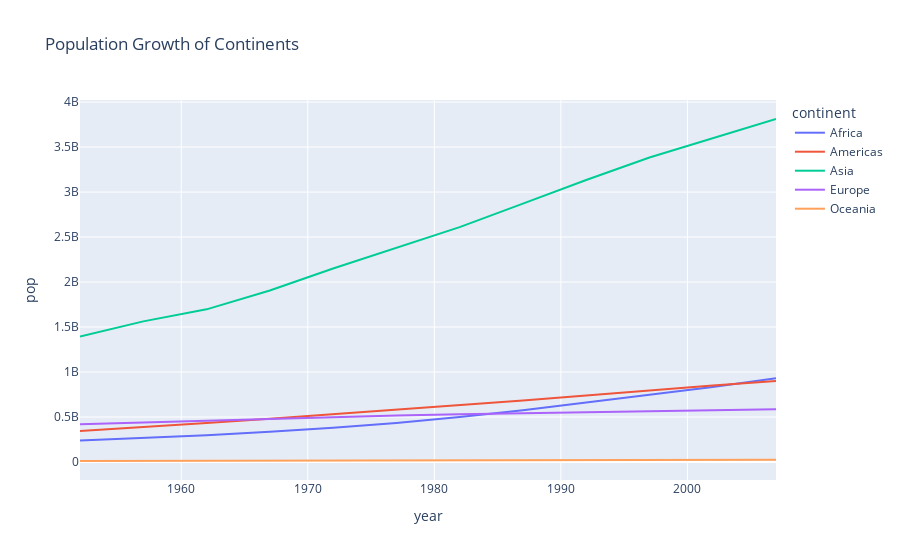

Notebook source saved alongside this figure:
### Code cell
# Group the data by continent and year, then sum the population
df_grouped = df.groupby(['continent', 'year'], as_index=False)['pop'].sum()
print(df_grouped.head())
# Create a line graph using Plotly
fig = px.line(df_grouped, x='year', y='pop', color='continent', title='Population Growth of Continents')
fig.show()

### Figure 1 — Plotly figure (JSON) as saved in the notebook; plotly's stock layout.template omitted (floating-point values rounded to 4 significant figures)
{"data": [{"hovertemplate": "continent=Africa<br>year=%{x}<br>pop=%{y}<extra></extra>", "legendgroup": "Africa", "line": {"color": "#636efa", "dash": "solid"}, "marker": {"symbol": "circle"}, "mode": "lines", "name": "Africa", "orientation": "v", "showlegend": true, "type": "scatter", "x": [1952, 1957, 1962, 1967, 1972, 1977, 1982, 1987, 1992, 1997, 2002, 2007], "xaxis": "x", "y": [237640501, 264837738, 296516865, 335289489, 379879541, 433061021, 499348587, 574834110, 659081517, 743832984, 833723916, 929539692], "yaxis": "y"}, {"hovertemplate": "continent=Americas<br>year=%{x}<br>pop=%{y}<extra></extra>", "legendgroup": "Americas", "line": {"color": "#EF553B", "dash": "solid"}, "marker": {"symbol": "circle"}, "mode": "lines", "name": "Americas", "orientation": "v", "showlegend": true, "type": "scatter", "x": [1952, 1957, 1962, 1967, 1972, 1977, 1982, 1987, 1992, 1997, 2002, 2007], "xaxis": "x", "y": [345152446, 386953916, 433270254, 480746623, 529384210, 578067699, 630290920, 682753971, 739274104, 796900410, 849772762, 898871184], "yaxis": "y"}, {"hovertemplate": "continent=Asia<br>year=%{x}<br>pop=%{y}<extra></extra>", "legendgroup": "Asia", "line": {"color": "#00cc96", "dash": "solid"}, "marker": {"symbol": "circle"}, "mode": "lines", "name": "Asia", "orientation": "v", "showlegend": true, "type": "scatter", "x": [1952, 1957, 1962, 1967, 1972, 1977, 1982, 1987, 1992, 1997, 2002, 2007], "xaxis": "x", "y": [1395357351, 1562780599, 1696357182, 1905662900, 2150972248, 2384513556, 2610135582, 2871220762, 3133292191, 3383285500, 3601802203, 3811953827], "yaxis": "y"}, {"hovertemplate": "continent=Europe<br>year=%{x}<br>pop=%{y}<extra></extra>", "legendgroup": "Europe", "line": {"color": "#ab63fa", "dash": "solid"}, "marker": {"symbol": "circle"}, "mode": "lines", "name": "Europe", "orientation": "v", "showlegend": true, "type": "scatter", "x": [1952, 1957, 1962, 1967, 1972, 1977, 1982, 1987, 1992, 1997, 2002, 2007], "xaxis": "x", "y": [418120846, 437890351, 460355155, 481178958, 500635059, 517164531, 531266901, 543094160, 558142797, 568944148, 578223869, 586098529], "yaxis": "y"}, {"hovertemplate": "continent=Oceania<br>year=%{x}<br>pop=%{y}<extra></extra>", "legendgroup": "Oceania", "line": {"color": "#FFA15A", "dash": "solid"}, "marker": {"symbol": "circle"}, "mode": "lines", "name": "Oceania", "orientation": "v", "showlegend": true, "type": "scatter", "x": [1952, 1957, 1962, 1967, 1972, 1977, 1982, 1987, 1992, 1997, 2002, 2007], "xaxis": "x", "y": [10686006, 11941976, 13283518, 14600414, 16106100, 17239000, 18394850, 19574415, 20919651, 22241430, 23454829, 24549947], "yaxis": "y"}], "layout": {"legend": {"title": {"text": "continent"}, "tracegroupgap": 0}, "title": {"text": "Population Growth of Continents"}, "xaxis": {"anchor": "y", "domain": [0, 1], "title": {"text": "year"}}, "yaxis": {"anchor": "x", "domain": [0, 1], "title": {"text": "pop"}}}}
